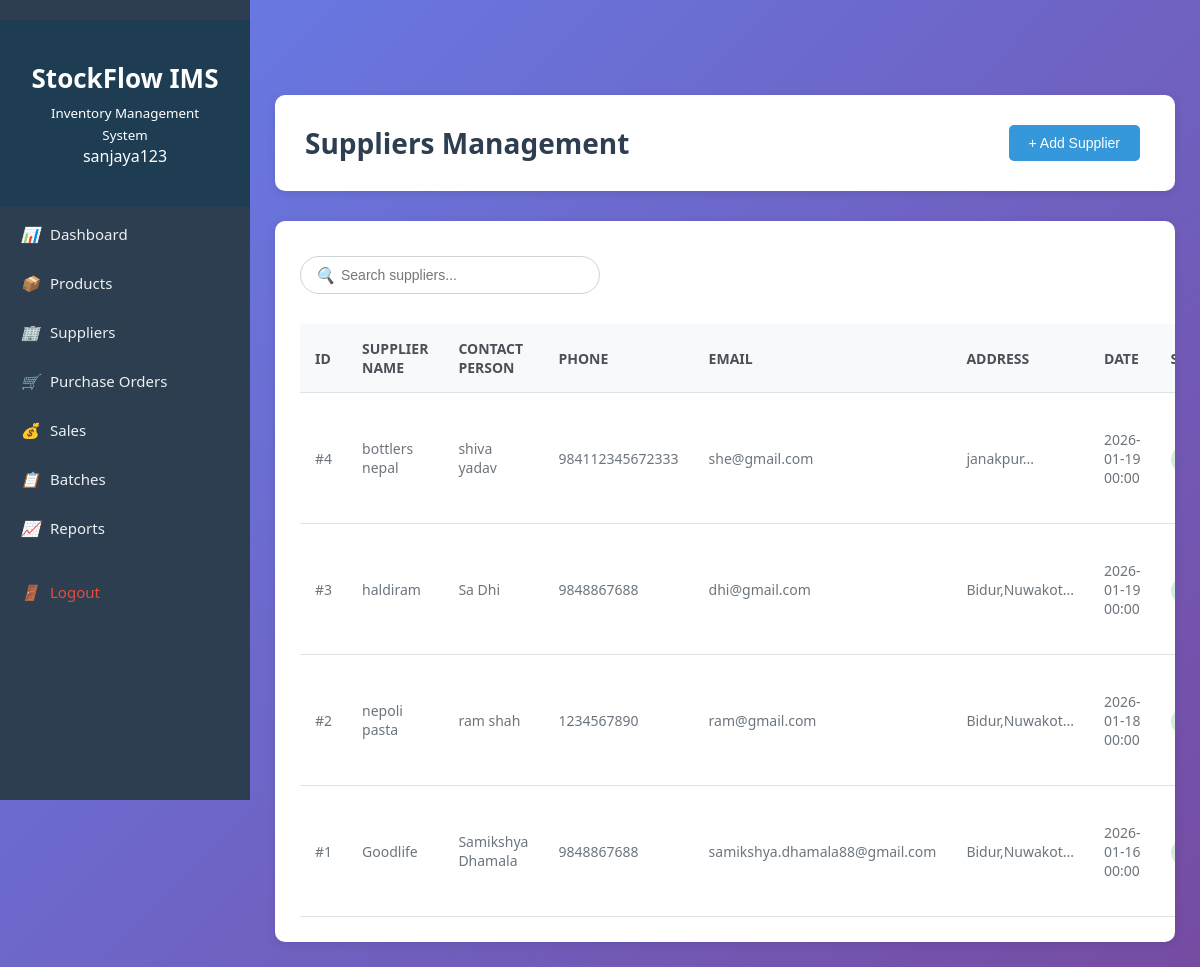
/suppliers/suppliers.php (signed in), run on the app's committed database.
### tables this page shows
CREATE TABLE `supplier` (
  `supplier_id` int(11) NOT NULL,
  `supplier_name` varchar(100) NOT NULL,
  `supplier_address` text NOT NULL,
  `supplier_phone` varchar(20) NOT NULL,
  `supplier_email` varchar(100) DEFAULT NULL,
  `contact_person` varchar(100) DEFAULT NULL,
  `status` varchar(20) NOT NULL,
  `created_at` date NOT NULL
);

### suppliers/suppliers.php (the view, shortened to what this page needs)
<?php
$conn = getDBConnection();
$search = isset($_GET['search']) ? sanitizeInput($_GET['search']) : '';
$whereClause = "WHERE 1=1";
$suppliersQuery = "SELECT * FROM supplier $whereClause ORDER BY supplier_id DESC";
$suppliers = $conn->query($suppliersQuery);
?>
<!DOCTYPE html>
<html lang="en">
<head>
    <link rel="stylesheet" href="../assets/style.css">
</head>
<body>
    <?php include '../includes/sidebar.php'; ?>
    <div class="main-content">
        <div class="header">
            <h1>Suppliers Management</h1>
            <div class="header-actions">
                <button class="btn btn-primary" onclick="openModal()">+ Add Supplier</button>
            </div>
        </div>
        <div class="table-container">
            <form method="GET" action="suppliers.php" style="margin-bottom: 20px;">
                <div class="search-box">
                    <i>🔍</i>
                    <input type="text" name="search" placeholder="Search suppliers..."
                           value="<?php echo htmlspecialchars($search); ?>">
                </div>
            </form>
            <?php if ($suppliers && $suppliers->num_rows > 0): ?>
            <table>
                <thead>
                    <tr>
                        <th>ID</th>
                        <th>Supplier Name</th>
                        <th>Contact Person</th>
                        <th>Phone</th>
                        <th>Email</th>
                        <th>Address</th>
                        <th>Date</th>
                        <th>Status</th>
                    </tr>
                </thead>
                <tbody>
                    <?php while ($supplier = $suppliers->fetch_assoc()): ?>
                    <tr>
                        <td>#<?php echo $supplier['supplier_id']; ?></td>
                        <td><?php echo htmlspecialchars($supplier['supplier_name']); ?></td>
                        <td><?php echo htmlspecialchars($supplier['contact_person']); ?></td>
                        <td><?php echo htmlspecialchars($supplier['supplier_phone']); ?></td>
                        <td><?php echo htmlspecialchars($supplier['supplier_email']); ?></td>
                        <td><?php echo htmlspecialchars(substr($supplier['supplier_address'], 0, 30)); ?>...</td>
                        <td><?php echo date('Y-m-d H:i', strtotime($supplier['created_at'])); ?></td>
                        <td>
                            <span class="badge badge-<?php echo $supplier['status'] == 'active' ? 'success' : 'danger'; ?>">
                            </span>
                        </td>
                    </tr>
                    <?php endwhile; ?>
                </tbody>
            </table>
            <?php else: ?>
            <p style="text-align: center; color: #6c757d; padding: 20px;">No suppliers found.</p>
            <?php endif; ?>
        </div>
    </div>
</body>
</html>

### assets/style.css (style rules this page uses)
:root { --login-primary: #2c3e50; --login-secondary: #3498db; }
body { font-family: Arial, sans-serif; background-color: #f1f1f1; text-align: center; padding-top: 50px; }
input[type="text"], input[type="email"], input[type="password"] { padding: 10px; margin: 10px 0; border-radius: 0px; border: 1px solid #ccc; }
button, .btn { padding: 10px 20px; margin: 10px 5px; background-color: #4CAF50; border: none; color: white; border-radius: 5px; cursor: pointer; text-decoration: none; }
* { margin: 0; padding: 0; box-sizing: border-box; }
body { font-family: 'Segoe UI', Tahoma, Geneva, Verdana, sans-serif; background: linear-gradient(135deg, #667eea 0%, #764ba2 100%); min-height: 100vh; color: #333; }
.main-content { margin-left: 250px; padding: 25px; min-height: 100vh; padding-top: 45px; }
.header { background: white; padding: 20px 30px; border-radius: 10px; box-shadow: 0 2px 10px rgba(0, 0, 0, 0.1); margin-bottom: 30px; display: flex; justify-content: space-between; align-items: center; }
.header h1 { color: #2c3e50; font-size: 28px; }
.header-actions { display: flex; gap: 15px; align-items: center; }
.table-container { background: white; padding: 25px; border-radius: 10px; box-shadow: 0 2px 10px rgba(0, 0, 0, 0.1); overflow-x: auto; }
table { width: 100%; border-collapse: collapse; }
thead { background: #f8f9fa; }
th, td { padding: 15px; text-align: left; border-bottom: 1px solid #dee2e6; }
th { font-weight: 600; color: #495057; font-size: 14px; text-transform: uppercase; }
td { color: #6c757d; font-size: 14px; }
.btn { padding: 10px 20px; border: none; border-radius: 5px; cursor: pointer; font-size: 14px; font-weight: 500; text-decoration: none; display: inline-block; transition: all 0.3s; }
.btn-primary { background: #3498db; color: white; }
.badge { padding: 5px 12px; border-radius: 15px; font-size: 12px; font-weight: 500; }
.badge-success { background: #d4edda; color: #155724; }
.search-box { position: relative; width: 300px; }
.search-box input { width: 100%; padding: 10px 15px 10px 40px; border: 1px solid #ced4da; border-radius: 25px; font-size: 14px; }
.search-box i { position: absolute; left: 15px; top: 50%; transform: translateY(-50%); color: #6c757d; }

### data on the page
supplier: supplier_id "4", supplier_name "bottlers nepal", contact_person "shiva yadav", supplier_phone "984112345672333", supplier_email "she@gmail.com", supplier_address "janakpur", created_at "2026-01-19 00:00"
supplier: supplier_id "3", supplier_name "haldiram", contact_person "Sa Dhi", supplier_phone "9848867688", supplier_email "dhi@gmail.com", supplier_address "Bidur,Nuwakot", created_at "2026-01-19 00:00"
supplier: supplier_id "2", supplier_name "nepoli pasta", contact_person "ram shah", supplier_phone "1234567890", supplier_email "ram@gmail.com", supplier_address "Bidur,Nuwakot", created_at "2026-01-18 00:00"
supplier: supplier_id "1", supplier_name "Goodlife", contact_person "Samikshya Dhamala", supplier_phone "9848867688", supplier_email "samikshya.dhamala88@gmail.com", supplier_address "Bidur,Nuwakot", created_at "2026-01-16 00:00"

### other printed values
$_SESSION['username'] "sanjaya123"
